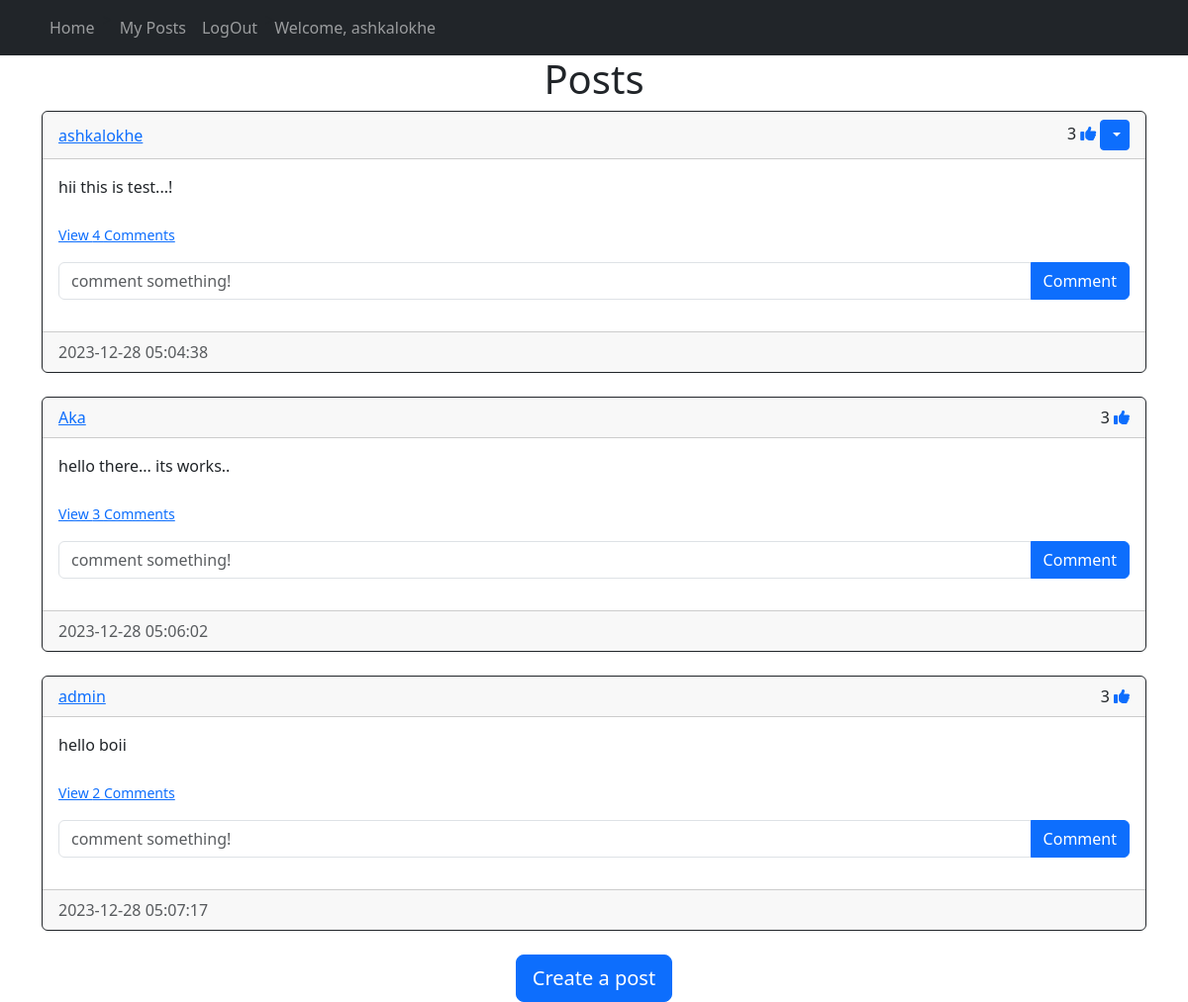
Screenshot of /home (signed in) with the database file from the repository.
### models.py (models this page shows)
class User(db.Model,UserMixin):
	id  = db.Column(db.Integer, primary_key=True)
	email = db.Column(db.String(150),unique=True)
	username = db.Column(db.String(150),unique=True)
	password = db.Column(db.String(150))
	date_created = db.Column(db.DateTime(timezone=True), default=func.now())
	posts = db.relationship('Post',backref='user', passive_deletes=True)
	comments = db.relationship('Comment',backref='user', passive_deletes=True)
	likes = db.relationship('Like',backref='user', passive_deletes=True)

class Post(db.Model):
	id  = db.Column(db.Integer, primary_key=True)
	text= db.Column(db.Text, nullable=False)
	date_created = db.Column(db.DateTime(timezone=True), default=func.now())
	author = db.Column(db.Integer,db.ForeignKey('user.id', ondelete ="CASCADE"), nullable=False)
	comments = db.relationship('Comment',backref='post', passive_deletes=True)
	likes = db.relationship('Like',backref='post', passive_deletes=True)

### views.py (the view)
@views.route("/")
@views.route("/home")
@login_required
def home():
    posts = Post.query.all()
    return render_template ("home.html",user = current_user, posts=posts)

### main.py (called while the page is built)
@login_manager.user_loader
def load_user(id):
    return User.query.get(int(id))

### templates/home.html
{% extends "posts_div.html"%} {% block title %}Home{% endblock %}

### templates/posts_div.html (shortened to what this page needs)
{% extends "base.html"%}{% block title %}Home{% endblock %}
{% block content %}
<h1 align="center">{% block header %}Posts{% endblock %}</h1>
<div id="posts">
    {% for post in posts %}
    <div class="card border-dark">
        <div class="card-header d-flex justify-content-between align-items-center">
            <a href="/posts/{{post.user.username}}">{{post.user.username}}</a>
            <div>
                {{post.likes|length}}
                {% if user.id in post.likes|map(attribute="author")|list %}
                <a href="/like-post/{{post.id}}"><i class="fa-solid fa-thumbs-up"></i></a>
                {% else %}
                <a href="/like-post/{{post.id}}"><i class="fa-regular fa-thumbs-up"></i></a>
                {% endif %}
                {% if user.id == post.author %}
                <div class="btn-group">
                    <button type="button" class="btn btn-sm btn-primary dropdown-toggle"data-bs-toggle="dropdown">
                    </button>
                </div>
                {% endif %}
            </div>
        </div>
        <div class="card-body">
            <div class="card-text">{{post.text}}</div>
            <br />
            <p class="card-text">
                {% if post.comments|length > 0 %}
                <a data-bs-toggle="collapse" href="#comments-{{post.id}}" role="button">
                    <small>View {{post.comments|length}} Comments</small>
                </a>
                {% else %}
                <small class="text-muted">No Comments</small>
                {% endif %}
            </p>
            <form class="input-group mb-3" method='POST' action="/create-comment/{{post.id}}">
                <input type="text" id="text" name="text" class="form-control" placeholder="comment something!" />
                <button type="submit" class="btn btn-primary">Comment</button>
            </form>
        </div>
        <div class="card-footer text-muted">{{post.date_created}}</div>
    </div>
    </br >{% endfor %}
</div>
{% block footer %}
<div align="center">
    <a href="/create-post"><button type="button" class="btn btn-primary btn-lg">
        Create a post</button></a>
</div>
{% endblock %}{% endblock %}

### templates/base.html (shortened to what this page needs)
<!DOCTYPE html>
<html lang="en">
<head>
    <link href="https://cdn.jsdelivr.net/npm/bootstrap@5.3.2/dist/css/bootstrap.min.css" rel="stylesheet"
 />
</head>
<body>
    <nav class="navbar navbar-expand-lg navbar-dark bg-dark">
        <div class="container">
            <div class="collapse navbar-collapse" id="navbar">
                <div class="navbar-nav">
                    <a class="nav-item nav-link" href="/home">Home</a>></a>
                    <a class="nav-item nav-link {% if 'posts' in request.path %}active{% endif %}"
                        href="{{ url_for('views.posts', username=current_user.username) }}">My Posts</a>
                    {% if user.is_authenticated %}
                    <a class="nav-item nav-link" href="/logout">LogOut</a>></a>
                    {% else %}
                    <a class="nav-item nav-link" href="/login">Login</a>></a>
                    <a class="nav-item nav-link" href="/sign-up">SignUp</a>></a>
                    {% endif %}
                    {% if user.is_authenticated %}
                    <span class="navbar-text ms-auto">
                        Welcome, {{ user.username }}
                    </span>
                    {% endif %}
                </div>
            </div>
        </div>
    </nav>
    <div class="container">{%block content %}{% endblock %}</div>
</body>
</html>

### rows the page displays
User: username "ashkalokhe"
Post: user.username "ashkalokhe", likes|length "3", text "hii this is test...!", comments|length "4", date_created "2023-12-28 05:04:38"
Post: user.username "Aka", likes|length "3", text "hello there... its works..", comments|length "3", date_created "2023-12-28 05:06:02"
Post: user.username "admin", likes|length "3", text "hello boii", comments|length "2", date_created "2023-12-28 05:07:17"
